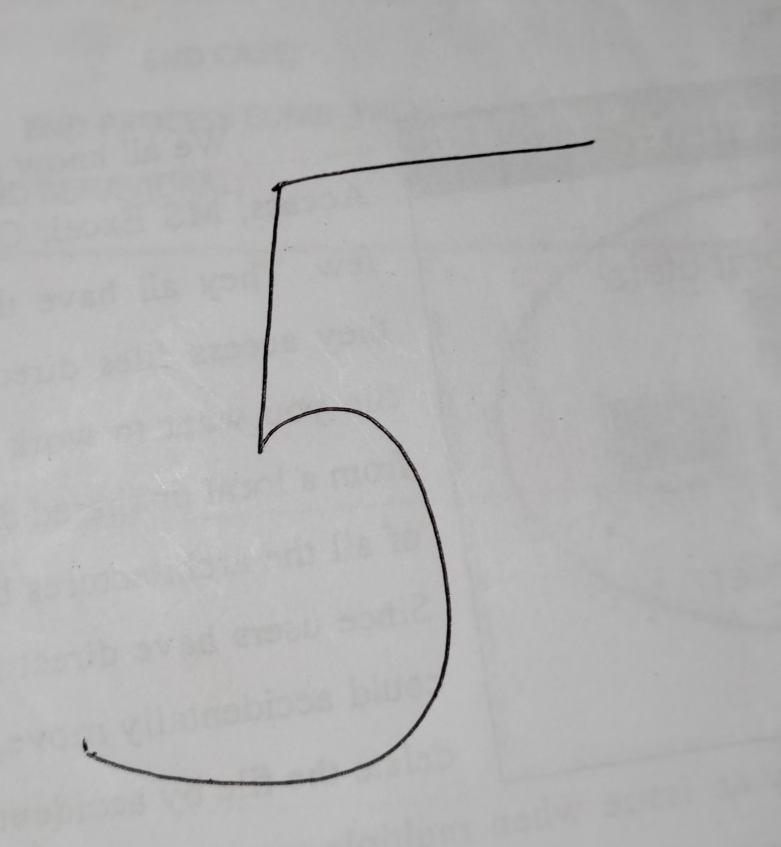
#> input picture five.jpg, 2343 x 2541 px, given in place of the camera (shown at 1/3 size)
$ jupyter execute --allow-errors prediction_webcam.ipynb   (older library calls are emulated)
#> lines starting #> are read from the running program, lines starting #| are printed output that depends on the picture; after the words box and inside, x2 and y2 are one past the last pixel; in counts of white or black regions, pixels touching at a corner belong together
#> further down, image is the input picture: shape (2541, 2343, 3); mean B, G, R 178.8, 178.8, 179
#> `ret,im_th= cv2.threshold(blurred, 100, 255, cv2.THRESH_BINARY_INV)`:
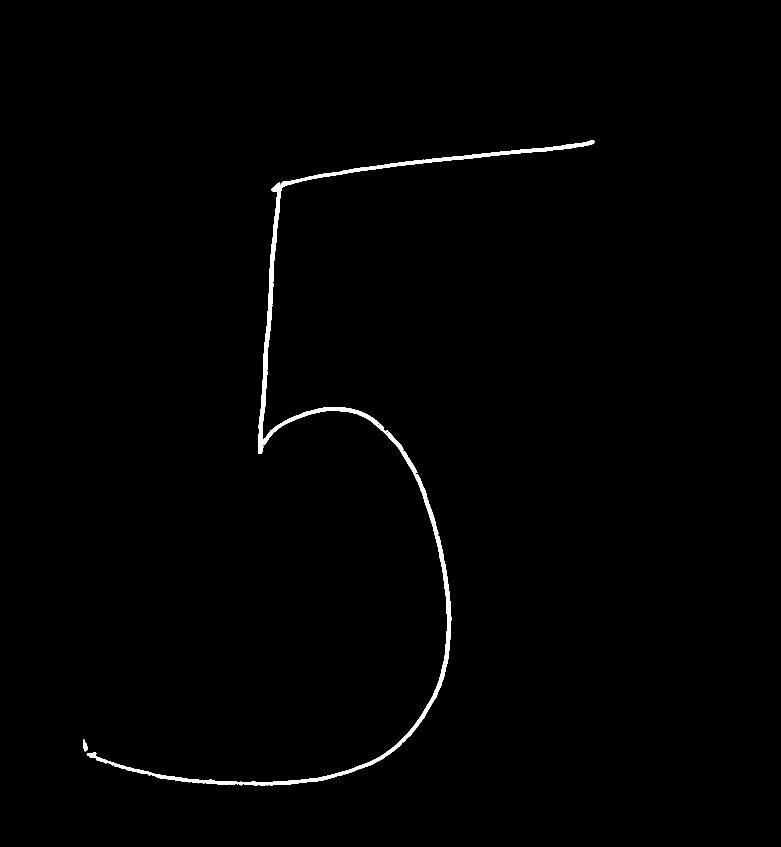
#> im_th: shape (2541, 2343) (shown at 1/3 size); 0.75% white; 2 white regions
#> `cnts = cv2.findContours(im_th.copy(), cv2.RETR_EXTERNAL,cv2.CHAIN_APPR..`: cnts = 2 contours; box (x1, y1, x2, y2) and area: (260, 421, 1784, 2357) 40518, (249, 2218, 263, 2254) 270
[cell 1]
#necessary import
from imutils.contours import sort_contours
import imutils
import matplotlib.pyplot as plt
import numpy as np
import os
import cv2

[cell 2]
def symbol(ind):
    symbols = ['+',1, 2, 3, 4, 5, 6, 7, 8, 9,'=','X','^','y']
    symb = symbols[ind.argmax()]
    return symb

[cell 3]
save_path= r"C:\Users\LENOVO IP 330S\Desktop\aakash\Minor Project\Minor Project\final project files\model"

[cell 4]
from tensorflow.keras.models import load_model

#> (the rest of this cell did not finish here and is left out)

[cell 5]
def prediction(image_path):
    img = cv2.resize(image_path,(45, 45))
    norm_image = cv2.normalize(img, None, alpha = 0, beta = 1, norm_type = cv2.NORM_MINMAX, dtype = cv2.CV_32F)
    norm_image = norm_image.reshape((norm_image.shape[0], norm_image.shape[1], 1))
    case = np.asarray([norm_image])
    pred = model2.predict([case])

    return symbol(pred)

[cell 6]
cap= cv2.VideoCapture(0)
##cap.set(cv.CAP_PROP_FPS, 170)
#cap.set(3,640) # adjust width
#cap.set(4,480) # adjust height

#> (the rest of this cell did not finish here and is left out)
